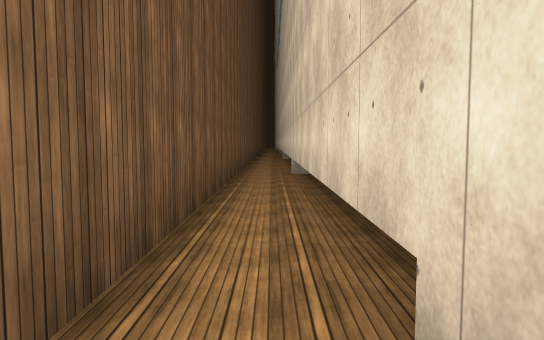
[1] (above)

21 first-person views from a walk through a scene from a Unity 3-D project. The camera is 1.5 m above the floor, tilts 4° down and sees 70° across. The floor is counted in squares, 2 m on a side. Each view is taken from the middle of a square. On the plan, view 1 faces up. The plan holds only what a view shows up to about 12 squares ahead; the rest is blank. The place goes on beyond the plan. Some surface patterns are stand-ins.

[2]
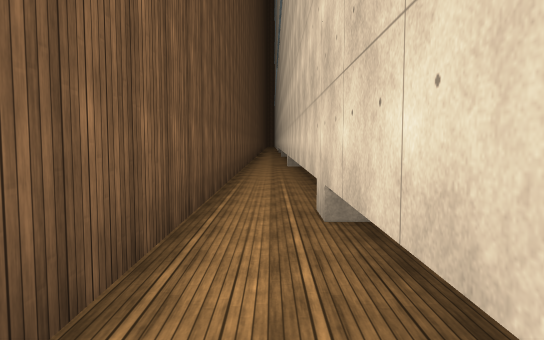

[3]
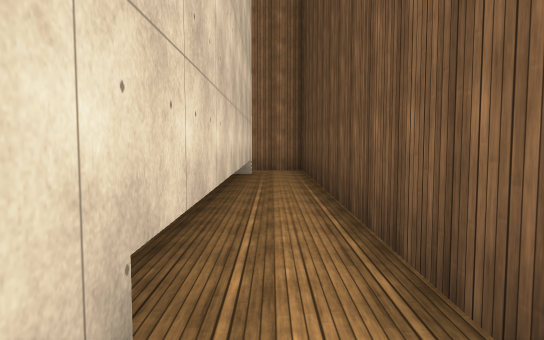

[4]
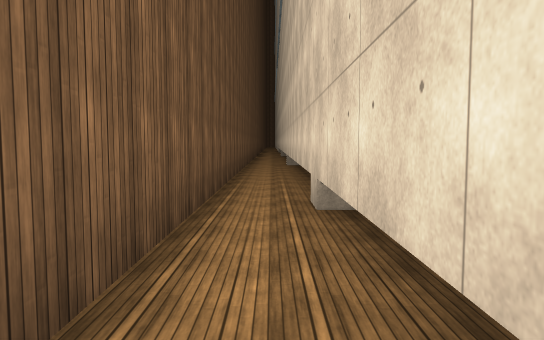

[5]
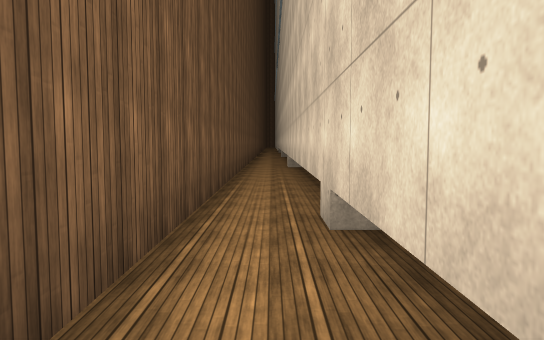

[6]
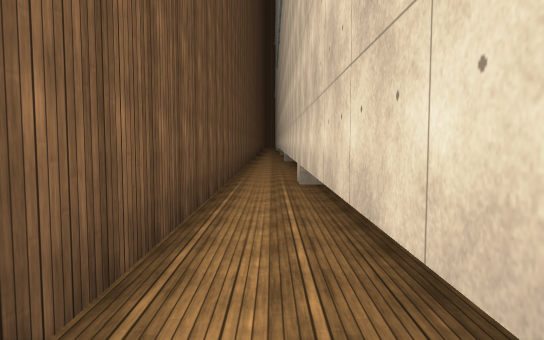

[7]
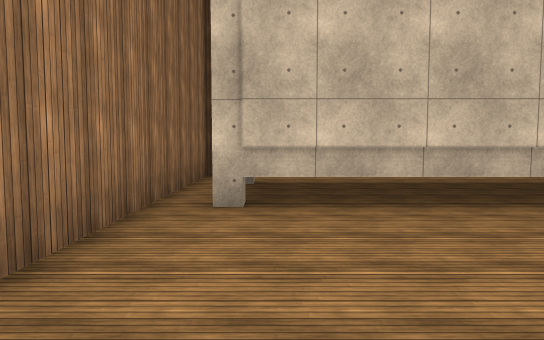

[8]
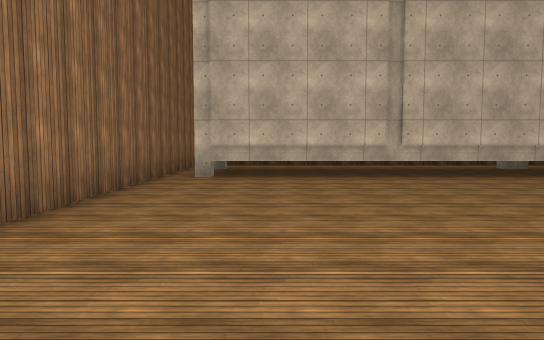

[9]
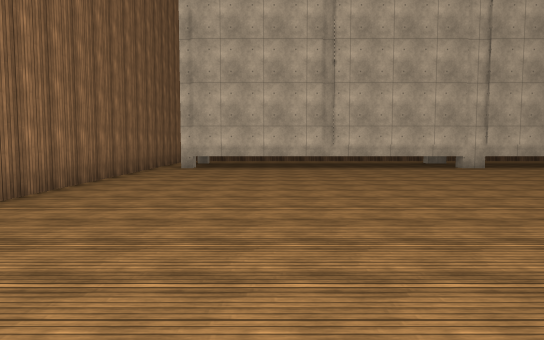

[10]
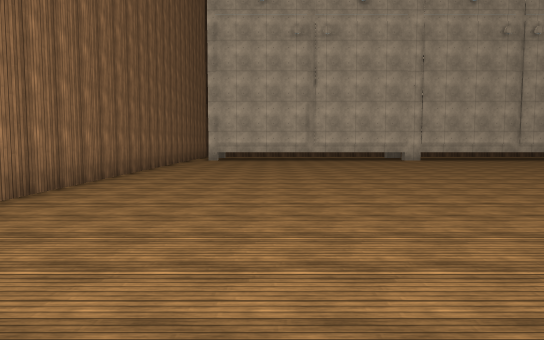

[11]
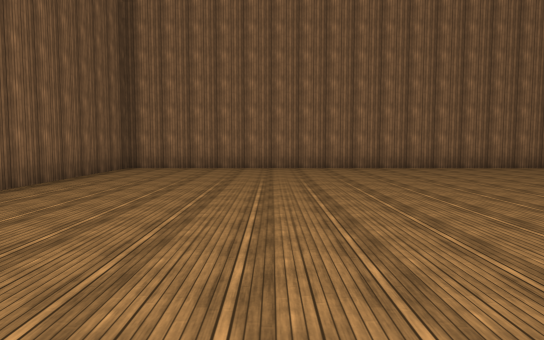

[12]
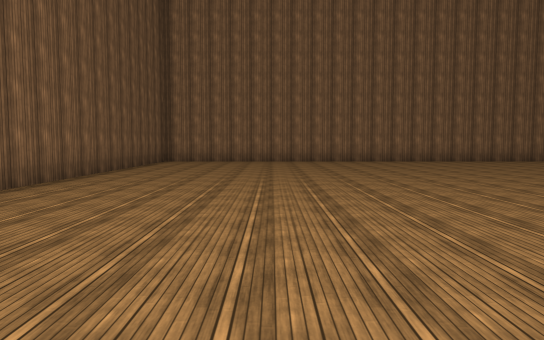

[13]
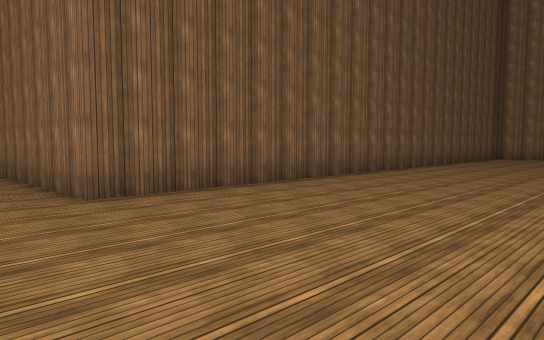

[14]
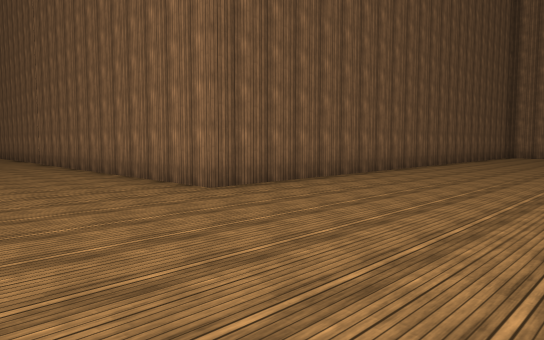

[15]
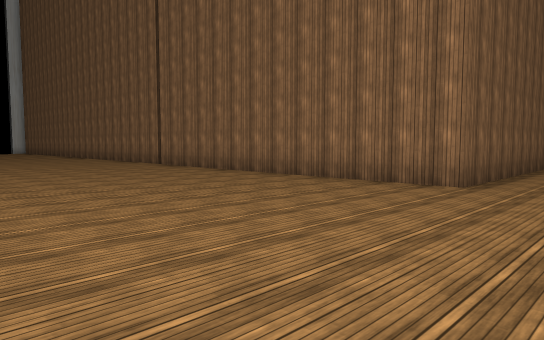

[16]
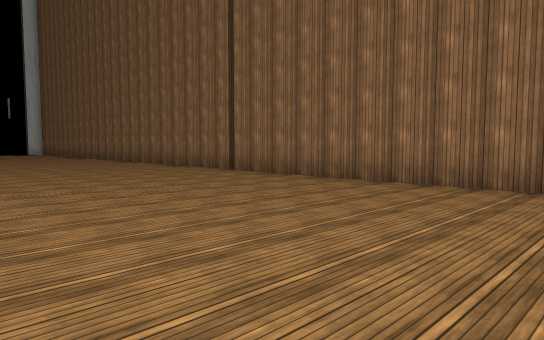

[17]
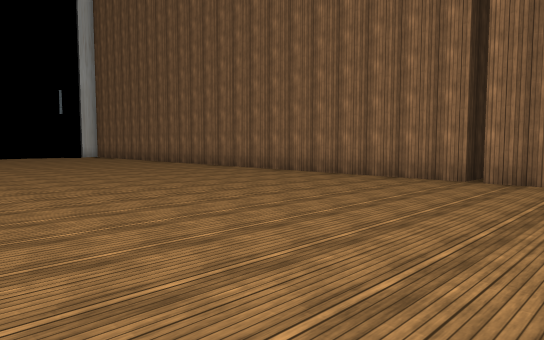

[18]
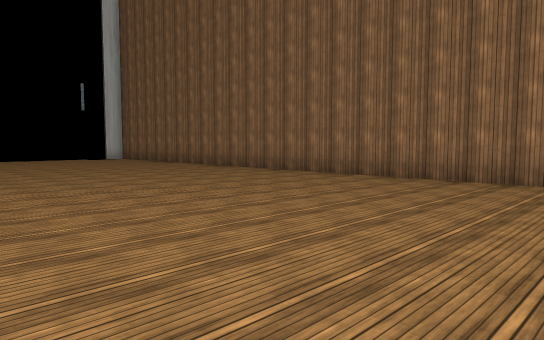

[19]
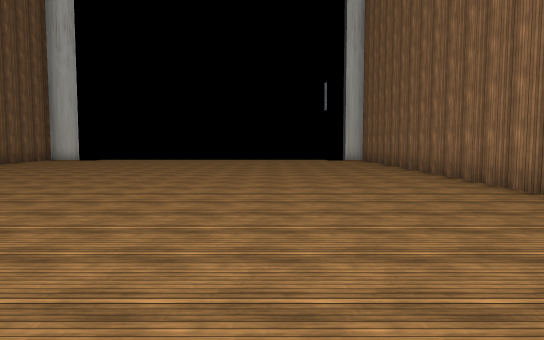

[20]
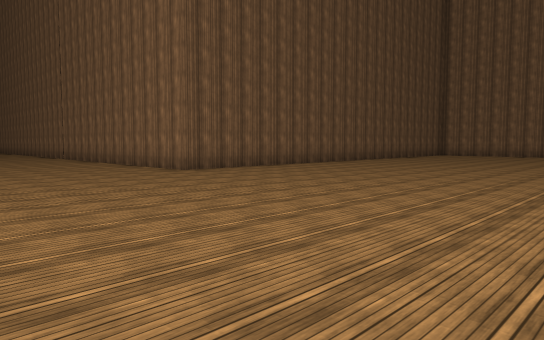

[21]
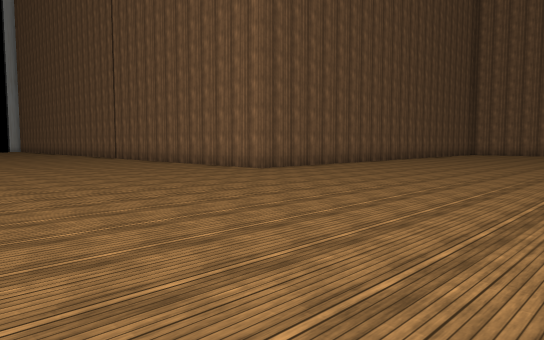

### Floor plan
Points are (right, up) in squares from view 1. A wall is a line through its corners. A room is listed if a view was taken in it or the views show most of it. See-through windows are left out.
Room 1 (views 1, 2, 3, 4, 5, 6)
walls: (0.5, -7.4) (0.5, 18.5); (-0.8, 18.5) (-0.8, -8.5) (1.4, -8.5)
ways out: opening at (1, -8) to room 2
Room 2 (views 7, 8, 9, 10, 11, 12, 13, 14, 15, 16, 17, 18, 19, 20, 21)
walls: (34.6, 9.2) (48, 9.2); (3.5, 3.1) (3.5, -7.8); (1.4, -8.5) (24.3, -8.5) (24.3, 9.2) (34.4, 9.2)
low walls: (3.5, 0.7) (3, 0.7); (3, -7.3) (3.5, -7.3)
ways out: opening at (1, -8) to room 1

Positions as (right, up) in squares from view 1, and headings:
1: (0, 0), facing up
2: (0, -3), facing up
3: (0, 2), facing down
4: (0, 5), facing up
5: (0, 6), facing up
6: (0, 11), facing up
7: (8, -7), facing left
8: (12, -6), facing left
9: (15, -5), facing left
10: (20, -5), facing left
11: (20, 3), facing down
12: (20, 7), facing down
13: (19, 11), facing down-right
14: (19, 13), facing down-right
15: (22, 16), facing down-right
16: (26, 16), facing down-right
17: (32, 17), facing down-right
18: (35, 17), facing down-right
19: (36, 13), facing right
20: (15, 15), facing down-right
21: (16, 17), facing down-right
